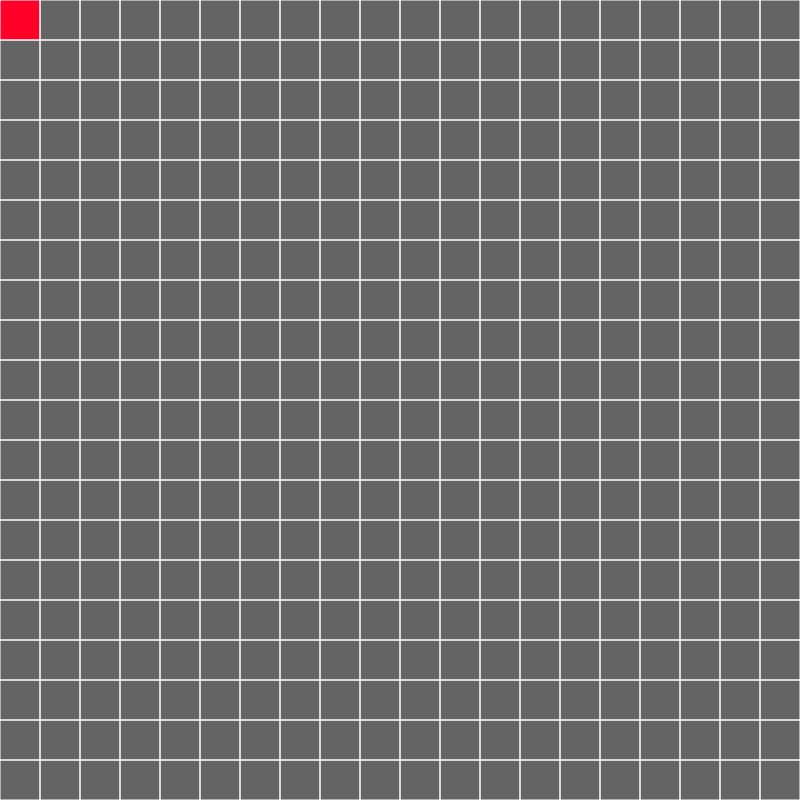
Frame 1 (no input)
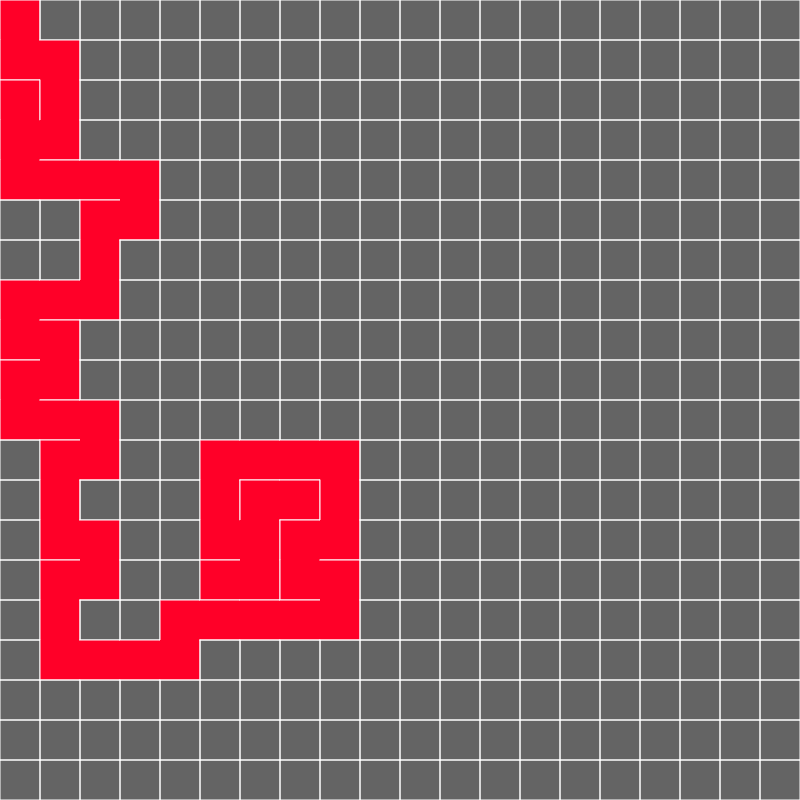
Frame 60 (no input)
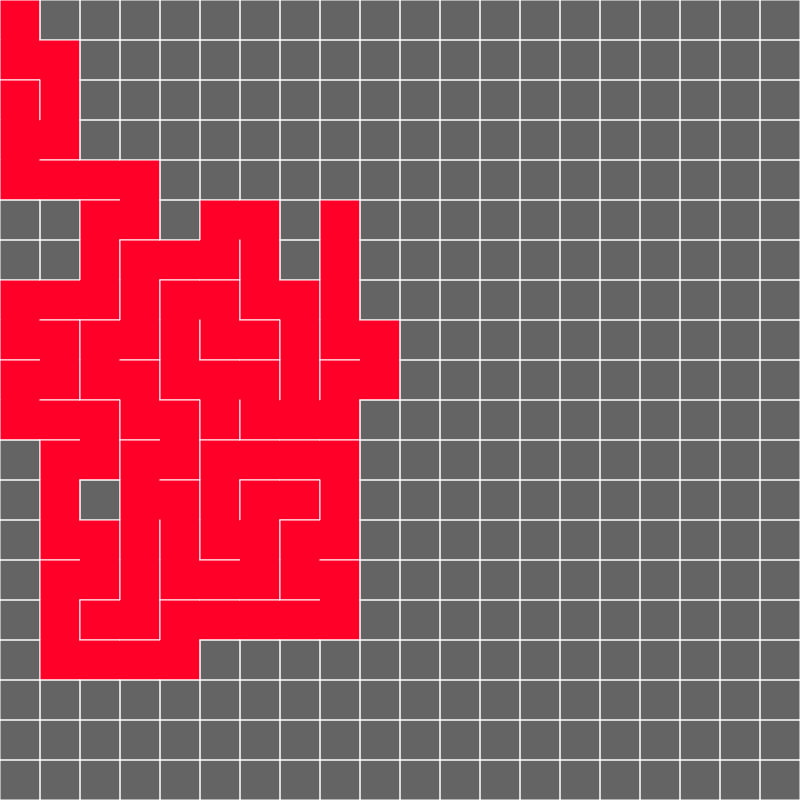
Frame 120 (the mouse pressed at the canvas centre since frame 60)

The p5.js sketch that drew these frames (run headless with seeded random() and noise() and a simulated clock; from frame 60 on, the mouse is pressed at the canvas centre):

// p5.js sketch
// ── sketch.js
var cols, rows
var cellWidth = 40
var steps = 0
grid = []
stack = []
var current
function setup() {
    createCanvas(40*20, 40*20)
    cols = floor(width / cellWidth)
    rows = floor(height / cellWidth)

    for (let i = 0; i < rows; i++) {
        var column = [];
        for (let j = 0; j < cols; j++) {
            var cell = new Cell(i, j)
            column.push(cell)
        }
        grid.push(column)
    }
    current = grid[0][0]
    current.visited = true
    console.log("construct")
}

function draw() {
    background(100)
    grid.forEach(row => {
        row.forEach(cell => cell.show())
    });
    // grid[0][0].walls[1] = false
    // grid[1][0].walls[3] = false
    // console.log(grid[0][0].i - grid[1][0].i)
    
    var nextInfo = current.getRandomNeighbour(grid);
    if(nextInfo[0]){
        nextInfo[0].visited = true

        
        stack.push(current);

        


        removeWalls(current, nextInfo[0])
        current = nextInfo[0]
        
    }else if(stack.length>0){
        var cell = stack.pop()
        current = cell
    }
  //  current.highlight()
  
    
   
 
    
    
}

function removeWalls(a, b){
    var x = b.i - a.i;

    
    
    
    if (x === 1){
        a.walls[1] = false
        b.walls[3] = false

    } 

    
    if(x === -1){
        a.walls[3] = false
        b.walls[1] = false

    }

    var y = b.j - a.j
    if(y===1){
        a.walls[0] = false
        b.walls[2] = false

    }else if(y===-1){
        a.walls[2] = false
        b.walls[0] = false

    }
    

}
// ── cell.js
class Cell {
    constructor(i, j) {
        this.i = i
        this.j = j
        this.walls = [true, true, true, true]
        this.visited = false
        
    }
    show() {
        var x = this.i * cellWidth
        var y = this.j * cellWidth

      
    
        if (this.visited) {
            noStroke()
            fill(255,0,40)
            rect(x,y,cellWidth,cellWidth)

        }
        stroke(255)

        if (this.walls[0]) {
           line(x, y + cellWidth, x + cellWidth, y + cellWidth) //top line
        }
        if (this.walls[1]) {
            line(x + cellWidth, y, x + cellWidth, y + cellWidth) //right line
        }
        if (this.walls[2]) {
            line(x, y, x + cellWidth, y) //bottom line
        }
        if (this.walls[3]) {
            line(x, y, x, y + cellWidth) //left line
        }
         

           
    }
    getRandomNeighbour(grid) {
        var neighbours = []
        try {
            var top = grid[this.i][this.j - 1]
        } catch (e) { }
        try {
            var right = grid[this.i + 1][this.j]
        } catch (e) { }
        try {
            var bottom = grid[this.i][this.j + 1]
        } catch (e) { }
        try {
            var left = grid[this.i-1][this.j]
        } catch (e) { }

        if (top && !top.visited) {
            neighbours.push(top)
        }
        if (right && !right.visited) {
            neighbours.push(right)
        }
        if (bottom && !bottom.visited) {
            neighbours.push(bottom)
        }
        if (left && !left.visited) {
            neighbours.push(left)
        }
        if(neighbours.length > 0){
            var r = floor(random(0, neighbours.length))
            return [neighbours[r], neighbours.length]
        }
        return [undefined, 0]
        
    }
    highlight(){
        var x = this.i * cellWidth
        var y = this.j * cellWidth
        noStroke()
        fill(0,255,0)
        rect(x,y,cellWidth,cellWidth)

    }
}
